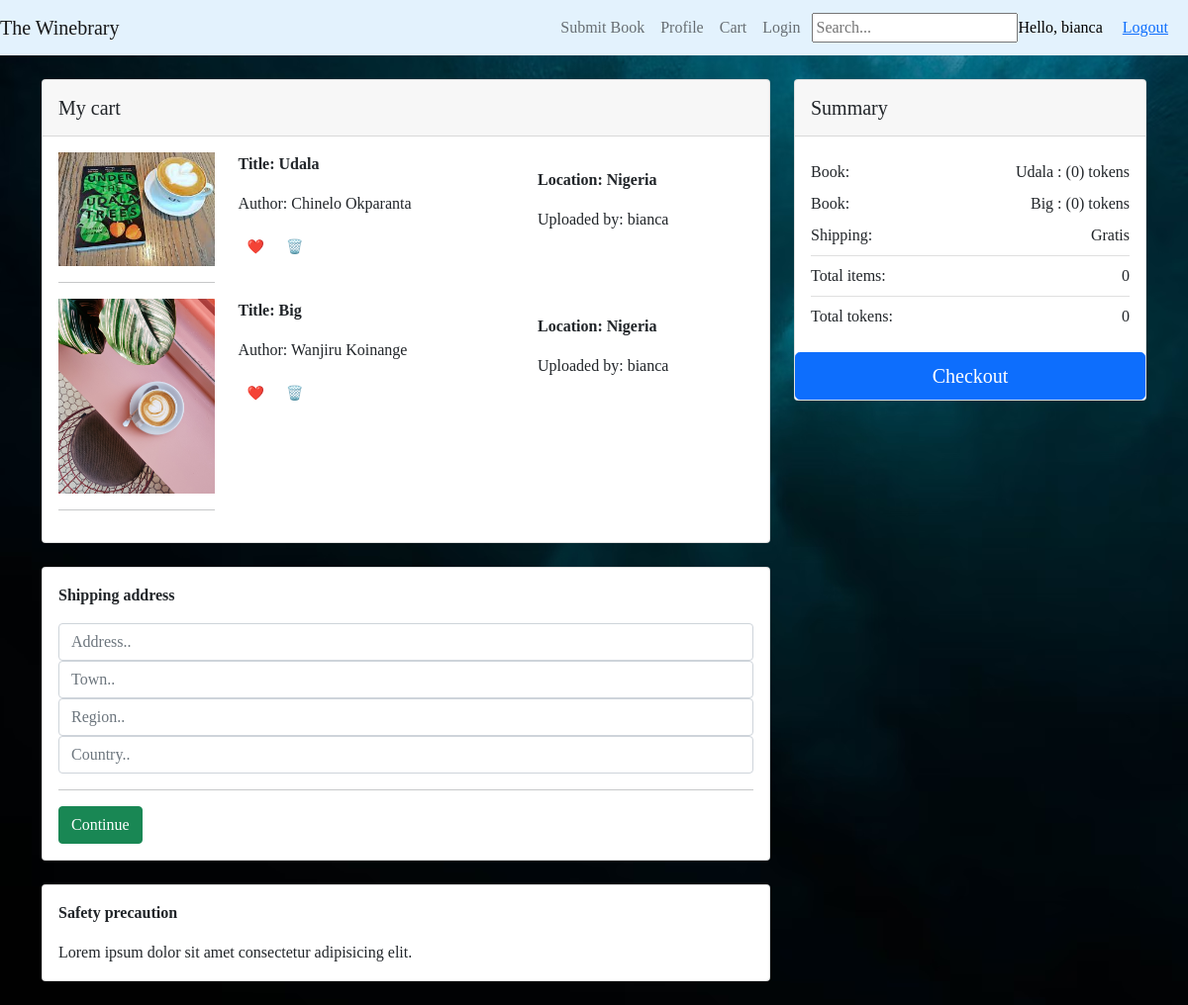
/swap/ (signed in), run on an earlier commit of the app's database.
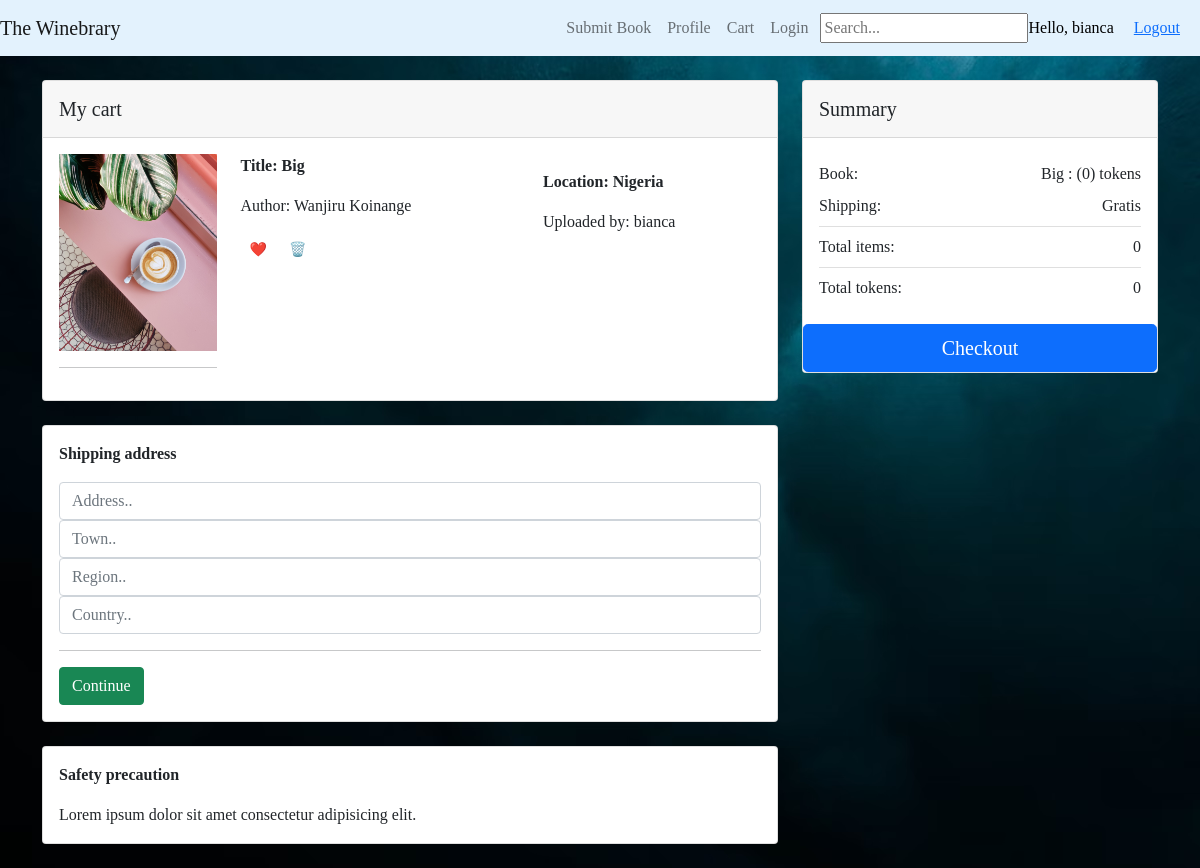
And on a later commit of the database.
### library/models.py (models this page shows, shortened)
class SwapItem (models.Model):
  swap = models.ForeignKey(Swap, on_delete=models.SET_NULL,null=True, blank=True)
  recipient = models.ForeignKey(User, on_delete=models.SET_NULL,null=True, blank=True)
  book = models. ForeignKey(Book, on_delete=models.SET_NULL,null=True, blank=True)
  quantity = models.IntegerField(default=1, null = True, blank=True,editable=False)
  complete = models.BooleanField(default=False)
  @property
  def get_total(self):
    total = self.book.amount * self.quantity
    return total

class Book(models.Model):
  user = models.ForeignKey(User,on_delete = models.CASCADE)
  image = models.ImageField(blank=False)
  title = models.CharField(max_length=200)
  author = models.CharField(max_length=100)
  synopsis = models.CharField(max_length=1000)
  pub_date = models.DateTimeField(auto_now_add=True)
  quantity = models.IntegerField(default=1, editable=False)
  amount = models.IntegerField(default=1)
  location = models.CharField(max_length=100, default="")
  @property
  def imageURL(self):
    try:
      url = self.image.url
    except:
      url = ''
    return url

### library/views.py (the view)
# urls.py: path('swap/',views.swap, name='swap'),
@login_required(login_url='login')
def swap(request):
    current_user = request.user
    profiles = Profile.objects.filter(user_id = current_user.id).all()
    books =Book.objects.filter(user_id = current_user.id).all()
    swap, created = Swap.objects.get_or_create(user=current_user.profile)
    items = swap.swapitem_set.all()
    context = {'books':books, 'swap':swap, 'items':items, 'profiles':profiles, 'current_user':current_user}
    return render(request, 'swap.html', context)

### library/models.py (called while the page is built)
  @property
  def get_cart_total(self):
    swapitems = self.swapitem_set.all()
    total = sum([item.get_total for item in swapitems])
    return total

  @property
  def get_cart_items(self):
    swapitems = self.swapitem_set.all()
    total = sum([item.quantity for item in swapitems])
    return total

### library/templates/swap.html (shortened to what the changed rows need)
{%extends 'index.html'%}
{% load bootstrap3 %}
{% load static %}
{% block content %}
{% block navbar %}
    {% include 'navbar.html' %}
{% endblock %}
<div class="container">
 <body  style="background-image:url(/static/images/BCG1.avif)" height="100vh" >
  <div class="row d-flex justify-content-center my-4">
    <div class="col-md-8">
      <div class="card mb-4">
        <div class="card-body">
          {% for item in items %}
          <div class="row">
            <div class="col-lg-3 col-md-12 mb-4 mb-lg-0">
              <div class="bg-image hover-overlay hover-zoom ripple rounded" data-mdb-ripple-color="light">
                <img src="{{item.book.imageURL}}"
                  class="w-100" alt="Book cover"/>
                  <hr>
              </div>
            </div>
            <div class="col-lg-5 col-md-6 mb-4 mb-lg-0">
              <p><strong>Title: {{item.book.title}}</strong></p>
              <p>Author: {{item.book.author}}</p>
              <button type="button" data-book="{{item.book.id}}" data-action="add" class="btn btn-sm mb-2 update-wishlist" data-mdb-toggle="tooltip"
              title="Move to the wish list">
              <p> ❤️ </p>
            </button>
              <button type="button" data-book="{{item.book.id}}" data-action="remove" class="btn btn-sm me-1 mb-2 update-cart" data-mdb-toggle="tooltip"
                title="Remove item"  >
                <p> 🗑️ </p>
              </button>
            </div>
            <div class="col-lg-4 col-md-6 mb-4 mb-lg-0">
              <p class="text-start text-md-center">
                <p><strong>Location: {{item.book.location}}</strong></p>
                <p>Uploaded by: {{item.book.user}}</p>
              </p>
            </div>
          </div>
          {% endfor %}
        </div>
      </div>
    </div>
    <div class="col-md-4">
      <div class="card mb-4">
        <div class="card-body">
          {% for item in items %}
          <ul class="list-group list-group-flush">
            <li
            class="list-group-item d-flex justify-content-between align-items-center border-0 px-0 pb-0">
            Book:
            <span>{{item.book.title}} : ({{item.get_total}}) tokens</span>
          </li>
          {% endfor %}
            <li class="list-group-item d-flex justify-content-between align-items-center px-0">
              Shipping:
              <span>Gratis</span>
            </li>
           <li class="list-group-item d-flex justify-content-between align-items-center px-0">
            Total items:
            <span> {{swap.get_cart_items}} </span>
          </li>
            <li class="list-group-item d-flex justify-content-between align-items-center px-0">
              Total tokens:
              <span> {{swap.get_cart_total}} </span>
            </li>
          </div>
      </div>
    </div>
  </div>
</body>
</div>
{% endblock %}

What changed in the data, as far as the page shows it:
removed SwapItem: book.imageURL (picture), book "Udala", book.author "Chinelo Okparanta", book.location "Nigeria", book.user "bianca", get_total "0"
